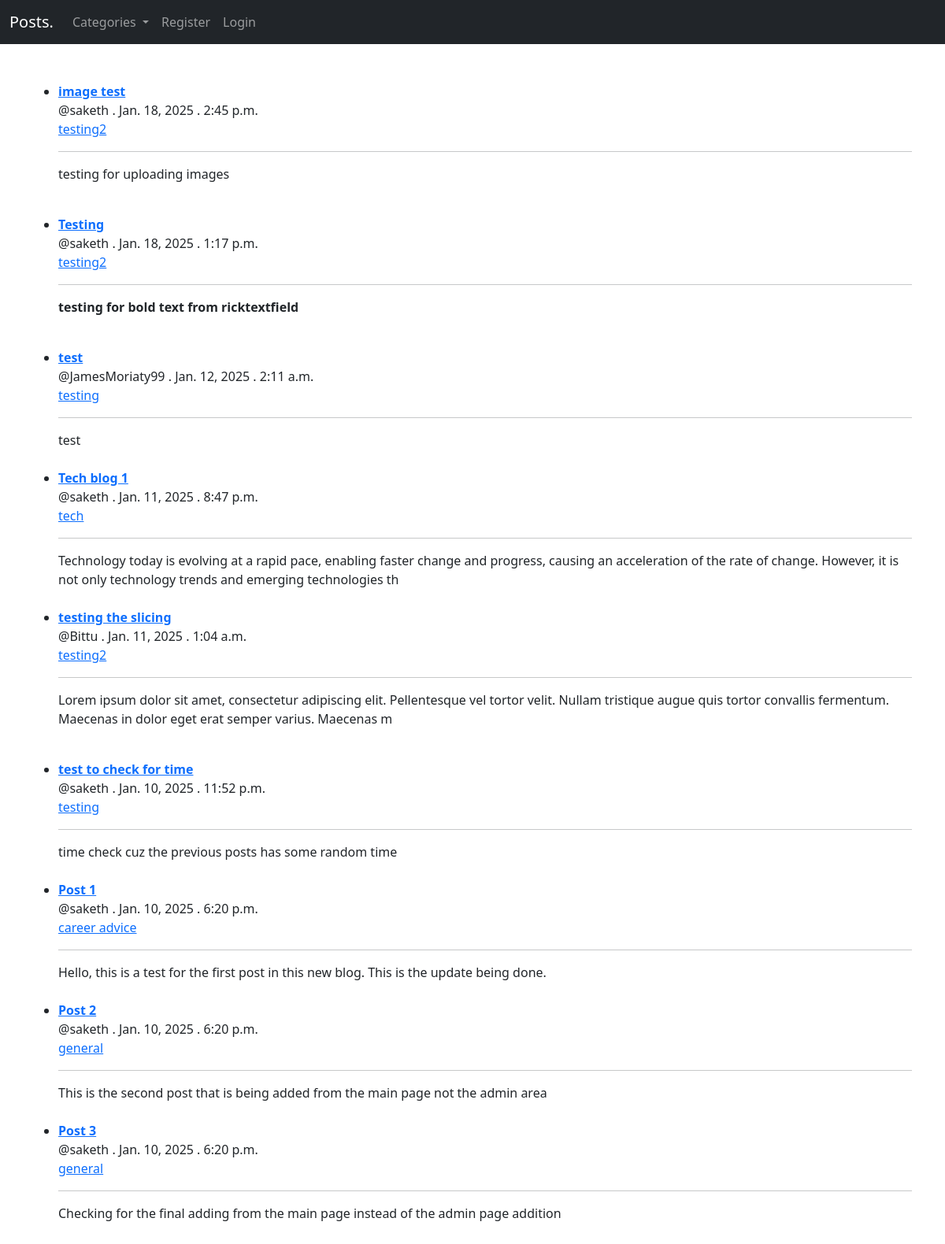
The page / on the database its author committed.
### startBlog/models.py (models this page shows, shortened)
class Post(models.Model):
    title = models.CharField(max_length=255)
    author = models.ForeignKey(User, on_delete=models.CASCADE) #If user is deleted then this removes all the posts from the user
    header_image = models.ImageField(null=True, blank=True, upload_to='images/')
    body = RichTextField(blank=True, null=True)
    post_date = models.DateField(auto_now_add=True)
    post_time = models.TimeField(auto_now_add=True)
    category = models.CharField(max_length=255) #make sure that the categories doesn't contain special characters and the letters are always small letters not capital letters
    likes = models.ManyToManyField(User, related_name="blog_likes")

### startBlog/views.py (the view)
# urls.py: path('', HomeView.as_view(), name="home"), #using the class views
class HomeView(ListView):
    model = Post
    template_name = 'home.html'
    ordering = ['-post_date', '-post_time']
    def get_context_data(self, *args, **kwargs):
        cat_menu = Category.objects.all()
        context = super(HomeView, self).get_context_data(*args, **kwargs)
        context["cat_menu"] = cat_menu
        return context

### startBlog/models.py (called while the page is built)
    def __str__(self):
        return self.name

### startBlog/templates/home.html
{%  extends 'base.html' %}
{%  block content    %}
<br>
<ul>
{% for post in object_list %}
    <li><a href="{% url 'post-detail' post.pk %}"><b>{{  post.title }}</b></a><br/>
        @{{  post.author }} . {{ post.post_date }} . {{ post.post_time }}<br/>
        <a href="{% url 'category-view' post.category|slugify %}">{{  post.category }}</a><br>
        <hr>
        {{ post.body|slice:":200"|safe }}</li>
    <br>
{% endfor %}
</ul>
{%  endblock    %}

### startBlog/templates/base.html (shortened to what this page needs)
<!DOCTYPE html>
<html lang="en">
<head>
    <link href="https://cdn.jsdelivr.net/npm/bootstrap@5.3.3/dist/css/bootstrap.min.css" rel="stylesheet">
</head>
<body>
    <nav class="navbar navbar-expand-lg bg-dark navbar-dark">
        <div class="container-fluid">
          <a class="navbar-brand" href="{%  url 'home'  %}">Posts.</a>
          <div class="collapse navbar-collapse" id="navbarSupportedContent">
            <ul class="navbar-nav me-auto mb-2 mb-lg-0">
              {% if cat_menu %}
              <li class="nav-item dropdown">
                <a class="nav-link dropdown-toggle" href="#" role="button" data-bs-toggle="dropdown" aria-expanded="false">
                  Categories
                </a>
              </li>
              {% else %}
                <li class="nav-item"><a class="nav-link" href="{% url 'category-list' %}">Categories</a></li>
              {% endif %}
              {% if user.is_authenticated %}
              <li class="nav-item">
                <a class="nav-link" href="{% url 'add-post' %}">Add Post</a>
              </li>
              <li class="nav-item">
                <a class="nav-link" href="{% url 'add-category' %}">Add Category</a>
              </li>
              <li class="nav-item dropdown">
                <a class="nav-link dropdown-toggle" href="#" role="button" data-bs-toggle="dropdown" aria-expanded="false">
                  Profile
                </a>
                <ul class="dropdown-menu">
                  <li><a class="dropdown-item" href="{% url 'edit-profile' %}">Edit settings</a></li>
                  {% if user.profile.id %}
                    <li><a class="dropdown-item" href="{% url 'edit-user-profile' user.profile.id %}">Edit profile page</a></li>
                    <li><a class="dropdown-item" href="{% url 'user-profile' user.profile.id %}">Show profile page</a></li>
                  {% else %}
                  <li><a class="dropdown-item" href="{% url 'create-user-profile' %}">Create profile page</a></li>
                  {% endif %}
                </ul>
              </li>
              <form method="post" action="{% url 'logout' %}" class="nav-item">
                {% csrf_token %}
                <button type="submit" class="nav-link">Log Out</button>
              </form>
              {% else %}
              <li class="nav-item">
                <a class="nav-link" href="{% url 'register' %}">Register</a>
              </li>
              <li class="nav-item">
                <a class="nav-link" href="{% url 'login' %}">Login</a>
              </li>
              {% endif %}
            </ul>
          </div>
        </div>
      </nav>
    <br>
    <div class="container">
        {%  block content    %}
        {%  endblock    %}
    </div>
</body>
</html>

### rows shown on the page
Post: title "image test", author "saketh", post_date "Jan. 18, 2025", post_time "2:45 p.m.", category "testing2", body "testing for uploading images"
Post: title "Testing", author "saketh", post_date "Jan. 18, 2025", post_time "1:17 p.m.", category "testing2", body "testing for bold text from ricktextfield"
Post: title "test", author "JamesMoriaty99", post_date "Jan. 12, 2025", post_time "2:11 a.m.", category "testing", body "test"
Post: title "Tech blog 1", author "saketh", post_date "Jan. 11, 2025", post_time "8:47 p.m.", category "tech", body "Technology today is evolving at a rapid pace, enabling faster change and progress, causing an acceleration of the rate of change. However, it is not only technology trends and emerging technologies th"
Post: title "testing the slicing", author "Bittu", post_date "Jan. 11, 2025", post_time "1:04 a.m.", category "testing2", body "Lorem ipsum dolor sit amet, consectetur adipiscing elit. Pellentesque vel tortor velit. Nullam tristique augue quis tortor convallis fermentum. Maecenas in dolor eget erat semper varius. Maecenas m"
Post: title "test to check for time", author "saketh", post_date "Jan. 10, 2025", post_time "11:52 p.m.", category "testing", body "time check cuz the previous posts has some random time"
Post: title "Post 1", author "saketh", post_date "Jan. 10, 2025", post_time "6:20 p.m.", category "career advice", body "Hello, this is a test for the first post in this new blog. This is the update being done."
Post: title "Post 2", author "saketh", post_date "Jan. 10, 2025", post_time "6:20 p.m.", category "general", body "This is the second post that is being added from the main page not the admin area"
Post: title "Post 3", author "saketh", post_date "Jan. 10, 2025", post_time "6:20 p.m.", category "general", body "Checking for the final adding from the main page instead of the admin page addition"
